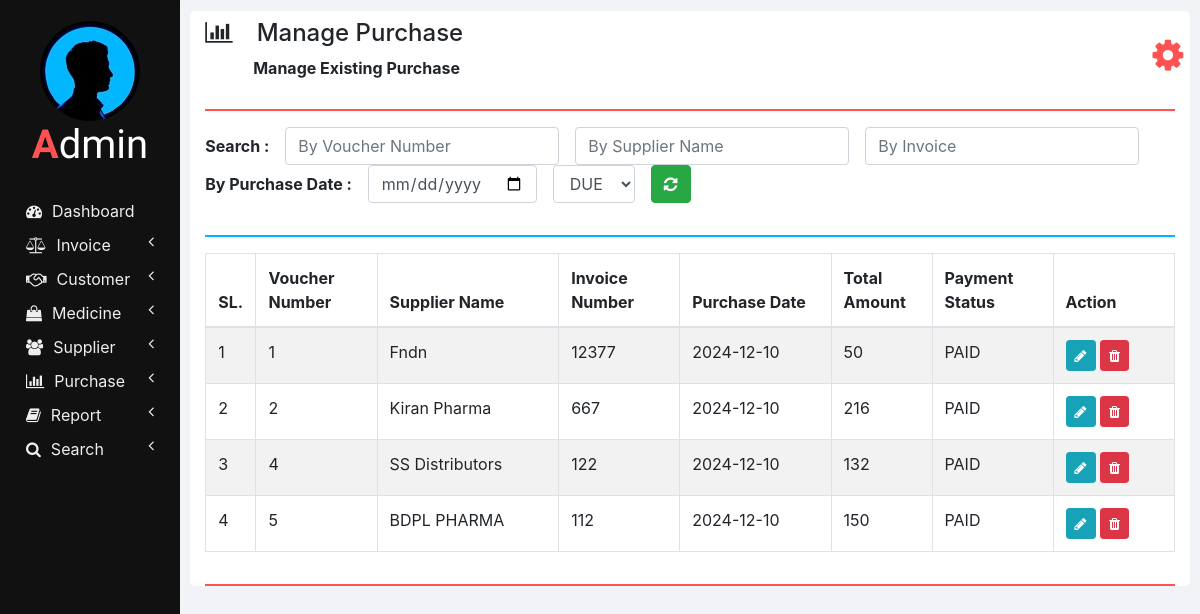
Screenshot of /manage_purchase.php with the database file from the repository.
### tables this page shows
CREATE TABLE `purchases` (
  `SUPPLIER_NAME` varchar(100) NOT NULL,
  `INVOICE_NUMBER` int(11) NOT NULL,
  `VOUCHER_NUMBER` int(11) NOT NULL,
  `PURCHASE_DATE` varchar(10) NOT NULL,
  `TOTAL_AMOUNT` double NOT NULL,
  `PAYMENT_STATUS` varchar(20) NOT NULL
);

### php/manage_purchase.php (the view, shortened to what this page needs)
<?php
  function showPurchases($id) {
    require "db_connection.php";
    if($con) {
      $seq_no = 0;
      $query = "SELECT * FROM purchases";
      $result = mysqli_query($con, $query);
      while($row = mysqli_fetch_array($result)) {
        $seq_no++;
        if($row['VOUCHER_NUMBER'] == $id)
          showEditOptionsRow($seq_no, $row);
        else
          showPurchaseRow($seq_no, $row);
      }
    }
  }
  function showPurchaseRow($seq_no, $row) {
    ?>
    <tr>
      <td><?php echo $seq_no; ?></td>
      <td><?php echo $row['VOUCHER_NUMBER']; ?></td>
      <td><?php echo $row['SUPPLIER_NAME'] ?></td>
      <td><?php echo $row['INVOICE_NUMBER']; ?></td>
      <td><?php echo $row['PURCHASE_DATE']; ?></td>
      <td><?php echo $row['TOTAL_AMOUNT']; ?></td>
      <td><?php echo $row['PAYMENT_STATUS']; ?></td>
      <td>
        <button href="" class="btn btn-info btn-sm" onclick="editPurchase(<?php echo $row['VOUCHER_NUMBER']; ?>);">
          <i class="fa fa-pencil"></i>
        </button>
        <button class="btn btn-danger btn-sm" onclick="deletePurchase(<?php echo $row['VOUCHER_NUMBER']; ?>);">
          <i class="fa fa-trash"></i>
        </button>
      </td>
    </tr>
    <?php
  }
  ?>

### css/sidenav.css (style rules this page uses)
body { background-color: #f1f3f6; }
.sidenav { width: 15%; height: 100vh; background-color: #222222; position: fixed; z-index: 1; flex: 1 0 auto; }
.card { width: 100%; height: 100%; top: 0; border-radius: 0; background-color: #111111; }
.logo .logo-caption { font-family: 'Poiret One', cursive; color: #ffffff; text-align: center; margin-bottom: 25px; }
.logo .profile { margin-left: 50%; border-radius: 50%; transform: translate(-50%); }
.logo .tweak { color: #ff5252; font-weight: bold; }
.main-menu-item { padding: 5px 5px; cursor: pointer; }
.main-menu-item > a { color: #eeeeee; text-decoration: none; font-size: 16px; }
.main-menu-item > a > span { margin-left: 10px; }

### css/home.css (style rules this page uses)
html, body { height: 100vh; }

### rows the page displays
purchases: seq_no "1", VOUCHER_NUMBER "1", SUPPLIER_NAME "Fndn", INVOICE_NUMBER "12377", PURCHASE_DATE "2024-12-10", TOTAL_AMOUNT "50", PAYMENT_STATUS "PAID"
purchases: seq_no "2", VOUCHER_NUMBER "2", SUPPLIER_NAME "Kiran Pharma", INVOICE_NUMBER "667", PURCHASE_DATE "2024-12-10", TOTAL_AMOUNT "216", PAYMENT_STATUS "PAID"
purchases: seq_no "3", VOUCHER_NUMBER "4", SUPPLIER_NAME "SS Distributors", INVOICE_NUMBER "122", PURCHASE_DATE "2024-12-10", TOTAL_AMOUNT "132", PAYMENT_STATUS "PAID"
purchases: seq_no "4", VOUCHER_NUMBER "5", SUPPLIER_NAME "BDPL PHARMA", INVOICE_NUMBER "112", PURCHASE_DATE "2024-12-10", TOTAL_AMOUNT "150", PAYMENT_STATUS "PAID"

### other values shown
$heading "Manage Purchase"
$sub_heading "Manage Existing Purchase"
